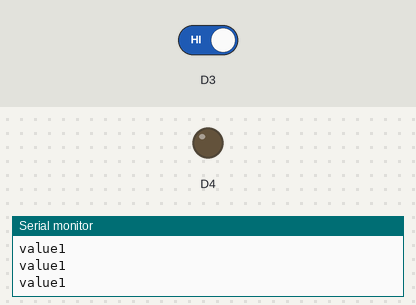
A sketch run on a simulated ESP8266 (NodeMCU). Parts: output pins drawn as LEDs (lit = HIGH), the last lines printed to the serial monitor. The test bench sets the inputs (shaded band); at power-on: D3 HIGH.

Above: at 4.8 s.
4.9 s: D3 driven LOW
At 8.2 s:
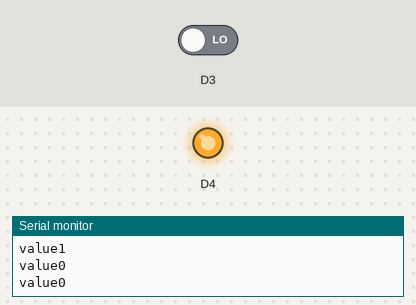
8.5 s: D3 driven HIGH
At 11.3 s:
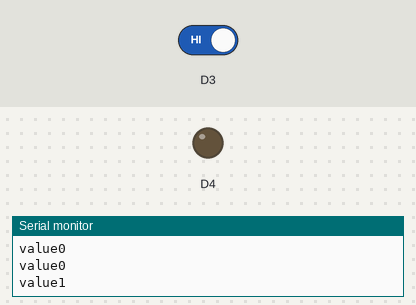
Timing chart, 0 to 12.8 s (numbered marks = the images above; inputs shaded):
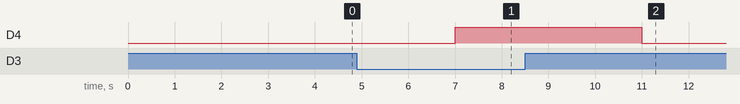

Measured:
- after the input at 4.9 s, D4: LOW → HIGH after 2.1 s
- after the input at 8.5 s, D4: HIGH → LOW after 2.5 s

The sketch:

sketch_may22a.ino
```cpp
void setup() {
  Serial.begin(9600);
  pinMode(D3,INPUT);
  pinMode(D4,OUTPUT);


}

void loop() {
  int Sensorvalue=digitalRead(D3);
  Serial.print("value");
  Serial.println(Sensorvalue);
  delay(1000);
  if(Sensorvalue==0)
  {
    digitalWrite(D4,HIGH);
  }
  else
  {
    digitalWrite(D4,LOW);

  }
  delay(1000);
}
```
